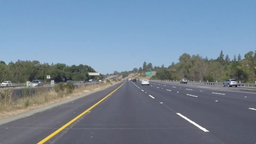
#> input picture Jotang-ml-task2/images/outer1.png, 256 x 144 px, shrunk from 960 x 540 before the run
$ python valid_same.py
#> lines starting #> are read from the running program, lines starting #| are printed output that depends on the picture; long printed decimals are rounded
# TO DO LIST:
# 尝试不填充（valid）和适当填充（same）图片边缘，并比较输出尺寸与边缘像素的变化。

import numpy as np
import matplotlib.pyplot as plt
from PIL import Image
from pathlib import Path


# 1. 二维相关运算
def corr2d(X, K, padding=0):
    kh, kw = K.shape

    # padding：在图片上下左右分别填充 0
    if padding > 0:
        X = np.pad(
            X,
            ((padding, padding), (padding, padding)),
            mode="constant",
            constant_values=0
        )

    out_h = X.shape[0] - kh + 1
    out_w = X.shape[1] - kw + 1

    Y = np.zeros((out_h, out_w), dtype=np.float32)

    for i in range(out_h):
        for j in range(out_w):
            region = X[i:i + kh, j:j + kw]
            Y[i, j] = np.sum(region * K)

    return Y


# 2. RGB 图片：三个通道分别计算
def corr2d_rgb(X, K, padding=0):
    return np.stack(
        [corr2d(X[:, :, c], K, padding) for c in range(3)],
        axis=2
    )


# 3. 读取原来的图片 outer1.png
image_path = (
    Path(__file__).resolve().parent.parent / "images" / "outer1.png"
)

X = np.array(
    Image.open(image_path).convert("RGB"),
    dtype=np.float32
)

# 4. 定义 3×3 均值核
K = np.ones((3, 3), dtype=np.float32) / 9

# 5. valid：不填充
valid_result = corr2d_rgb(X, K, padding=0)
#> after the loop in corr2d, `for i in range(out_h):`:
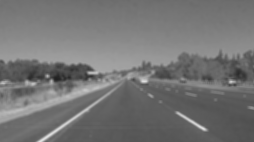
#> Y: shape (142, 254) float32; min 33.78, max 225.7, mean 116.7

# 6. same：四周各填充 1 层 0
same_result = corr2d_rgb(X, K, padding=1)
#> after the loop in corr2d (call 6), `for i in range(out_h):`:
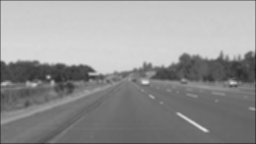
#> Y: shape (144, 256) float32; min 35, max 229.6, mean 149.7

# 7. padding=10：四周各填充 10 层 0
padding10_result = corr2d_rgb(X, K, padding=10)
#> call 3 of corr2d_rgb, with K = array of shape (3, 3), padding = 10
#> after the loop in corr2d (call 7), `for i in range(out_h):`:
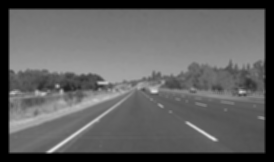
#> Y: shape (162, 274) float32; min 0, max 225.7, mean 96.7
#> after the loop in corr2d (call 8), `for i in range(out_h):`:
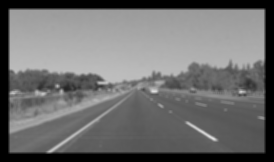
#> Y: shape (162, 274) float32; min 0, max 224.2, mean 111
#> after the loop in corr2d (call 9), `for i in range(out_h):`:
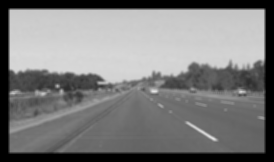
#> Y: shape (162, 274) float32; min 0, max 229.6, mean 125.2
#> in corr2d_rgb (call 3), `return np.stack( [corr2d(X[:, :, c], K, padding) for c in range(3)], a..`:
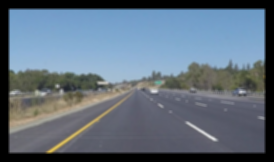
#> returned value: shape (162, 274, 3) float32; mean of channels 0, 1, 2 96.7, 111, 125.2; drawn as R, G, B

# 8. 显示原图与三种填充方式的结果
fig, axes = plt.subplots(1, 4, figsize=(20, 5))

axes[0].imshow(X.astype(np.uint8))
axes[0].set_title(f"Original {X.shape[1]}x{X.shape[0]}")

axes[1].imshow(
    np.clip(valid_result, 0, 255).astype(np.uint8)
)
axes[1].set_title(
    f"valid {valid_result.shape[1]}x{valid_result.shape[0]}"
)

axes[2].imshow(
    np.clip(same_result, 0, 255).astype(np.uint8)
)
axes[2].set_title(
    f"same {same_result.shape[1]}x{same_result.shape[0]}"
)

axes[3].imshow(
    np.clip(padding10_result, 0, 255).astype(np.uint8)
)
axes[3].set_title(
    f"padding=10 {padding10_result.shape[1]}x{padding10_result.shape[0]}"
)

for ax in axes:
    ax.axis("off")

plt.tight_layout()
plt.savefig("valid_same_result.png", dpi=150)
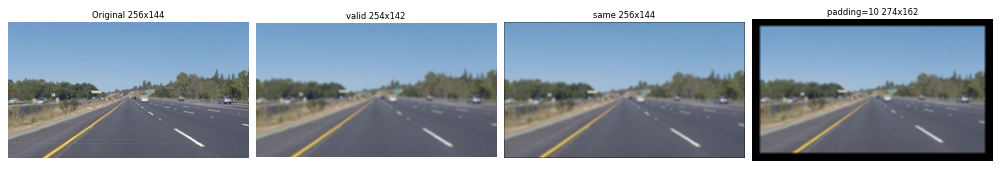
#> figure drawn by matplotlib, 4 panels
plt.show()

# 9. 输出结果信息
print("原图尺寸（高, 宽, 通道）：", X.shape)
#| 原图尺寸（高, 宽, 通道）： (144, 256, 3)
print("valid 输出尺寸：", valid_result.shape)
#| valid 输出尺寸： (142, 254, 3)
print("same 输出尺寸：", same_result.shape)
#| same 输出尺寸： (144, 256, 3)
print("padding=10 输出尺寸：", padding10_result.shape)
#| padding=10 输出尺寸： (162, 274, 3)

print("\nvalid 左上角 RGB 像素值：", valid_result[0, 0])
#| valid 左上角 RGB 像素值： [116.222 157.667 199.111]
print("same 左上角 RGB 像素值：", same_result[0, 0])
#| same 左上角 RGB 像素值： [52.444 70.111 87.667]
print("padding=10 左上角 RGB 像素值：", padding10_result[0, 0])
#| padding=10 左上角 RGB 像素值： [0. 0. 0.]

$ run again, with Jotang-ml-task2/images/cat2.jpg saved as Jotang-ml-task2/images/outer1.png
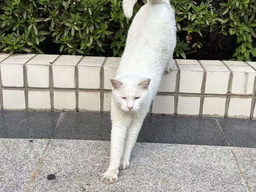
#> input picture Jotang-ml-task2/images/cat2.jpg, 256 x 192 px, shrunk from 1707 x 1280 before the run
#> after the loop in corr2d, `for i in range(out_h):`:
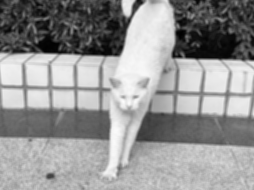
#> Y: shape (190, 254) float32; min 1.33, max 252, mean 148.3
#> `plt.savefig("valid_same_result.png", dpi=150)`:
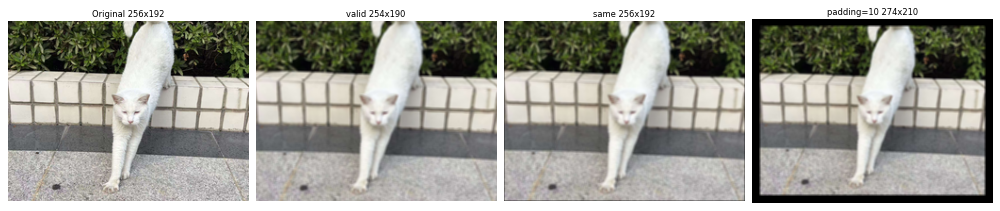
#> figure drawn by matplotlib, 4 panels
#| 原图尺寸（高, 宽, 通道）： (192, 256, 3)
#| valid 输出尺寸： (190, 254, 3)
#| same 输出尺寸： (192, 256, 3)
#| padding=10 输出尺寸： (210, 274, 3)
#| valid 左上角 RGB 像素值： [22.778 23.111  20.667]
#| same 左上角 RGB 像素值： [11.444 11.333 11.444]
#| padding=10 左上角 RGB 像素值： [0. 0. 0.]

$ run again, with Jotang-ml-task2/images/cat4.jpg saved as Jotang-ml-task2/images/outer1.png
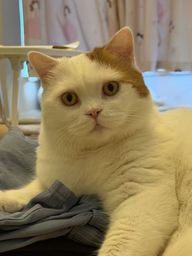
#> input picture Jotang-ml-task2/images/cat4.jpg, 192 x 256 px, shrunk from 1280 x 1707 before the run
#> after the loop in corr2d, `for i in range(out_h):`:
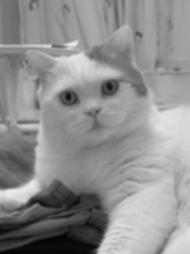
#> Y: shape (254, 190) float32; min 3.67, max 237.2, mean 143.4
#> `plt.savefig("valid_same_result.png", dpi=150)`:
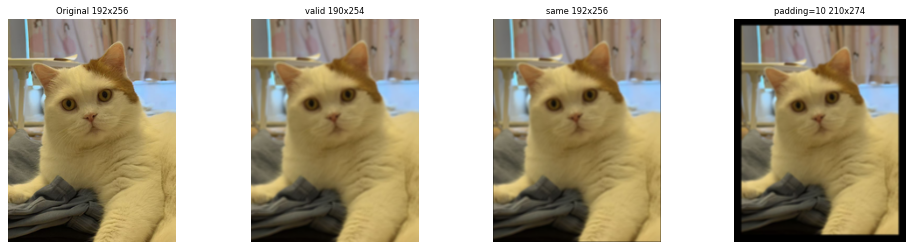
#> figure drawn by matplotlib, 4 panels
#| 原图尺寸（高, 宽, 通道）： (256, 192, 3)
#| valid 输出尺寸： (254, 190, 3)
#| same 输出尺寸： (256, 192, 3)
#| padding=10 输出尺寸： (274, 210, 3)
#| valid 左上角 RGB 像素值： [123.444 121.778 104.     ]
#| same 左上角 RGB 像素值： [56.222  54.889 45.556]
#| padding=10 左上角 RGB 像素值： [0. 0. 0.]
